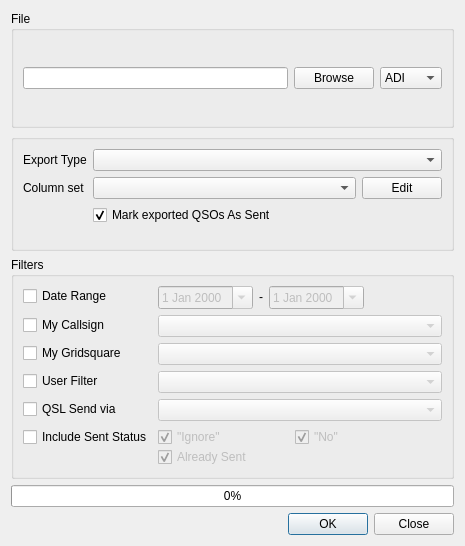
<?xml version="1.0" encoding="UTF-8"?>
<ui version="4.0">
 <class>ExportDialog</class>
 <widget class="QDialog" name="ExportDialog">
  <property name="geometry">
   <rect>
    <x>0</x>
    <y>0</y>
    <width>465</width>
    <height>546</height>
   </rect>
  </property>
  <property name="minimumSize">
   <size>
    <width>465</width>
    <height>0</height>
   </size>
  </property>
  <property name="windowTitle">
   <string>Export Selected QSOs</string>
  </property>
  <property name="modal">
   <bool>true</bool>
  </property>
  <layout class="QVBoxLayout" name="verticalLayout">
   <item>
    <widget class="QGroupBox" name="groupBox">
     <property name="title">
      <string>File</string>
     </property>
     <layout class="QGridLayout" name="gridLayout">
      <item row="0" column="0">
       <widget class="QLineEdit" name="fileEdit">
        <property name="focusPolicy">
         <enum>Qt::FocusPolicy::ClickFocus</enum>
        </property>
        <property name="readOnly">
         <bool>true</bool>
        </property>
       </widget>
      </item>
      <item row="0" column="1">
       <widget class="QPushButton" name="browseButton">
        <property name="text">
         <string>Browse</string>
        </property>
        <property name="icon">
         <iconset theme="folder-open">
          <normaloff>.</normaloff>.</iconset>
        </property>
       </widget>
      </item>
      <item row="0" column="2">
       <widget class="QComboBox" name="typeSelect">
        <property name="sizePolicy">
         <sizepolicy hsizetype="Maximum" vsizetype="Fixed">
          <horstretch>0</horstretch>
          <verstretch>0</verstretch>
         </sizepolicy>
        </property>
        <item>
         <property name="text">
          <string notr="true">ADI</string>
         </property>
        </item>
        <item>
         <property name="text">
          <string>ADX</string>
         </property>
        </item>
        <item>
         <property name="text">
          <string>CSV</string>
         </property>
        </item>
        <item>
         <property name="text">
          <string>JSON</string>
         </property>
        </item>
        <item>
         <property name="text">
          <string>POTA</string>
         </property>
        </item>
       </widget>
      </item>
     </layout>
    </widget>
   </item>
   <item>
    <widget class="QGroupBox" name="settingGroup">
     <property name="sizePolicy">
      <sizepolicy hsizetype="Expanding" vsizetype="Preferred">
       <horstretch>0</horstretch>
       <verstretch>0</verstretch>
      </sizepolicy>
     </property>
     <property name="title">
      <string/>
     </property>
     <layout class="QFormLayout" name="formLayout_2">
      <item row="0" column="0">
       <widget class="QLabel" name="label">
        <property name="text">
         <string>Export Type</string>
        </property>
       </widget>
      </item>
      <item row="0" column="1">
       <widget class="QComboBox" name="exportTypeCombo">
        <property name="sizePolicy">
         <sizepolicy hsizetype="Expanding" vsizetype="Fixed">
          <horstretch>0</horstretch>
          <verstretch>0</verstretch>
         </sizepolicy>
        </property>
       </widget>
      </item>
      <item row="1" column="0">
       <widget class="QLabel" name="exportedColumnsLabel">
        <property name="text">
         <string>Column set</string>
        </property>
       </widget>
      </item>
      <item row="1" column="1">
       <layout class="QHBoxLayout" name="horizontalLayout_4">
        <property name="spacing">
         <number>6</number>
        </property>
        <item>
         <widget class="QComboBox" name="exportedColumnsCombo">
          <property name="sizePolicy">
           <sizepolicy hsizetype="Expanding" vsizetype="Fixed">
            <horstretch>0</horstretch>
            <verstretch>0</verstretch>
           </sizepolicy>
          </property>
          <property name="toolTip">
           <string>Select one of the pre-defined sets of columns or define your own set of columns</string>
          </property>
         </widget>
        </item>
        <item>
         <widget class="QPushButton" name="exportedColumnsButton">
          <property name="sizePolicy">
           <sizepolicy hsizetype="Maximum" vsizetype="Fixed">
            <horstretch>0</horstretch>
            <verstretch>0</verstretch>
           </sizepolicy>
          </property>
          <property name="toolTip">
           <string>Edit current set of columns</string>
          </property>
          <property name="text">
           <string>Edit</string>
          </property>
         </widget>
        </item>
       </layout>
      </item>
      <item row="2" column="1">
       <widget class="QCheckBox" name="markAsSentCheckbox">
        <property name="text">
         <string>Mark exported QSOs As Sent</string>
        </property>
        <property name="checked">
         <bool>true</bool>
        </property>
       </widget>
      </item>
     </layout>
    </widget>
   </item>
   <item>
    <widget class="QGroupBox" name="filterGroup">
     <property name="enabled">
      <bool>true</bool>
     </property>
     <property name="toolTip">
      <string>Export only QSOs that match the active filters</string>
     </property>
     <property name="title">
      <string>Filters</string>
     </property>
     <layout class="QFormLayout" name="formLayout">
      <item row="0" column="0">
       <widget class="QCheckBox" name="dateRangeCheckBox">
        <property name="sizePolicy">
         <sizepolicy hsizetype="Minimum" vsizetype="Maximum">
          <horstretch>0</horstretch>
          <verstretch>0</verstretch>
         </sizepolicy>
        </property>
        <property name="toolTip">
         <string>Export only QSOs that match the selected date range</string>
        </property>
        <property name="text">
         <string>Date Range</string>
        </property>
       </widget>
      </item>
      <item row="0" column="1">
       <layout class="QHBoxLayout" name="horizontalLayout">
        <item>
         <widget class="QDateEdit" name="startDateEdit">
          <property name="enabled">
           <bool>false</bool>
          </property>
          <property name="sizePolicy">
           <sizepolicy hsizetype="Maximum" vsizetype="Maximum">
            <horstretch>0</horstretch>
            <verstretch>0</verstretch>
           </sizepolicy>
          </property>
          <property name="focusPolicy">
           <enum>Qt::FocusPolicy::ClickFocus</enum>
          </property>
          <property name="toolTip">
           <string>Export only QSOs that match the selected date range</string>
          </property>
          <property name="calendarPopup">
           <bool>true</bool>
          </property>
         </widget>
        </item>
        <item>
         <widget class="QLabel" name="endDateLabel">
          <property name="sizePolicy">
           <sizepolicy hsizetype="Preferred" vsizetype="Maximum">
            <horstretch>0</horstretch>
            <verstretch>0</verstretch>
           </sizepolicy>
          </property>
          <property name="text">
           <string notr="true">-</string>
          </property>
          <property name="alignment">
           <set>Qt::AlignmentFlag::AlignCenter</set>
          </property>
         </widget>
        </item>
        <item>
         <widget class="QDateEdit" name="endDateEdit">
          <property name="enabled">
           <bool>false</bool>
          </property>
          <property name="sizePolicy">
           <sizepolicy hsizetype="Maximum" vsizetype="Maximum">
            <horstretch>0</horstretch>
            <verstretch>0</verstretch>
           </sizepolicy>
          </property>
          <property name="focusPolicy">
           <enum>Qt::FocusPolicy::ClickFocus</enum>
          </property>
          <property name="toolTip">
           <string>Export only QSOs that match the selected date range</string>
          </property>
          <property name="calendarPopup">
           <bool>true</bool>
          </property>
         </widget>
        </item>
        <item>
         <spacer name="horizontalSpacer_2">
          <property name="orientation">
           <enum>Qt::Orientation::Horizontal</enum>
          </property>
          <property name="sizeHint" stdset="0">
           <size>
            <width>40</width>
            <height>20</height>
           </size>
          </property>
         </spacer>
        </item>
       </layout>
      </item>
      <item row="1" column="0">
       <widget class="QCheckBox" name="myCallsignCheckBox">
        <property name="toolTip">
         <string>Export only QSOs that match the selected My Callsign</string>
        </property>
        <property name="text">
         <string>My Callsign</string>
        </property>
       </widget>
      </item>
      <item row="1" column="1">
       <widget class="QComboBox" name="myCallsignComboBox">
        <property name="enabled">
         <bool>false</bool>
        </property>
        <property name="toolTip">
         <string>Export only QSOs that match the selected My Callsign</string>
        </property>
       </widget>
      </item>
      <item row="2" column="0">
       <widget class="QCheckBox" name="myGridCheckBox">
        <property name="toolTip">
         <string>Export only QSOs that match the selected My Gridsquare</string>
        </property>
        <property name="text">
         <string>My Gridsquare</string>
        </property>
       </widget>
      </item>
      <item row="2" column="1">
       <widget class="QComboBox" name="myGridComboBox">
        <property name="enabled">
         <bool>false</bool>
        </property>
        <property name="toolTip">
         <string>Export only QSOs that match the selected My Gridsquare</string>
        </property>
       </widget>
      </item>
      <item row="4" column="0">
       <widget class="QCheckBox" name="qslSendViaCheckbox">
        <property name="toolTip">
         <string>Export only QSOs that match the selected QSL Send Via value</string>
        </property>
        <property name="text">
         <string>QSL Send via</string>
        </property>
       </widget>
      </item>
      <item row="4" column="1">
       <widget class="QComboBox" name="qslSendViaComboBox">
        <property name="enabled">
         <bool>false</bool>
        </property>
        <property name="toolTip">
         <string>Export only QSOs that match the selected QSL Send Via value</string>
        </property>
       </widget>
      </item>
      <item row="5" column="0">
       <widget class="QCheckBox" name="addlSentStatusCheckbox">
        <property name="toolTip">
         <string>Include unusual QSO Sent statuses</string>
        </property>
        <property name="text">
         <string>Include Sent Status</string>
        </property>
       </widget>
      </item>
      <item row="5" column="1">
       <layout class="QHBoxLayout" name="sentStatusLayout">
        <item>
         <layout class="QVBoxLayout" name="verticalLayout_2">
          <property name="spacing">
           <number>0</number>
          </property>
          <property name="topMargin">
           <number>0</number>
          </property>
          <property name="rightMargin">
           <number>0</number>
          </property>
          <item>
           <layout class="QHBoxLayout" name="horizontalLayout_2">
            <property name="rightMargin">
             <number>10</number>
            </property>
            <item>
             <widget class="QCheckBox" name="addlSentStatusICheckBox">
              <property name="enabled">
               <bool>false</bool>
              </property>
              <property name="sizePolicy">
               <sizepolicy hsizetype="Expanding" vsizetype="Fixed">
                <horstretch>0</horstretch>
                <verstretch>0</verstretch>
               </sizepolicy>
              </property>
              <property name="toolTip">
               <string>Under normal circumstances this status means &lt;b&gt;&quot;Ignore/Invalid&quot;&lt;/b&gt;.&lt;br/&gt;However, it may sometimes be wanted to ignore this setting when sending a QSL.</string>
              </property>
              <property name="text">
               <string>&quot;Ignore&quot;</string>
              </property>
              <property name="checked">
               <bool>true</bool>
              </property>
             </widget>
            </item>
            <item>
             <widget class="QCheckBox" name="addlSentStatusNCheckBox">
              <property name="enabled">
               <bool>false</bool>
              </property>
              <property name="sizePolicy">
               <sizepolicy hsizetype="Expanding" vsizetype="Fixed">
                <horstretch>0</horstretch>
                <verstretch>0</verstretch>
               </sizepolicy>
              </property>
              <property name="toolTip">
               <string>Under normal circumstances this status means &lt;b&gt;&quot;do not send&quot;&lt;/b&gt;.&lt;br/&gt;However, it may sometimes be wanted to ignore this setting when sending a QSL.</string>
              </property>
              <property name="text">
               <string>&quot;No&quot;</string>
              </property>
              <property name="checked">
               <bool>true</bool>
              </property>
             </widget>
            </item>
           </layout>
          </item>
          <item>
           <layout class="QHBoxLayout" name="horizontalLayout_3">
            <property name="topMargin">
             <number>0</number>
            </property>
            <property name="rightMargin">
             <number>0</number>
            </property>
            <item>
             <widget class="QCheckBox" name="addlSentStatusAlreadySentCheckBox">
              <property name="enabled">
               <bool>false</bool>
              </property>
              <property name="sizePolicy">
               <sizepolicy hsizetype="Expanding" vsizetype="Fixed">
                <horstretch>0</horstretch>
                <verstretch>0</verstretch>
               </sizepolicy>
              </property>
              <property name="toolTip">
               <string>Resend already sent QSOs</string>
              </property>
              <property name="text">
               <string>Already Sent</string>
              </property>
              <property name="checked">
               <bool>true</bool>
              </property>
             </widget>
            </item>
           </layout>
          </item>
         </layout>
        </item>
       </layout>
      </item>
      <item row="3" column="0">
       <widget class="QCheckBox" name="userFilterCheckBox">
        <property name="text">
         <string>User Filter</string>
        </property>
       </widget>
      </item>
      <item row="3" column="1">
       <widget class="QComboBox" name="userFilterComboBox">
        <property name="enabled">
         <bool>false</bool>
        </property>
        <property name="toolTip">
         <string>Export QSOs that match the selected user QSO Filter</string>
        </property>
       </widget>
      </item>
     </layout>
    </widget>
   </item>
   <item>
    <widget class="QProgressBar" name="progressBar">
     <property name="value">
      <number>0</number>
     </property>
    </widget>
   </item>
   <item>
    <widget class="QDialogButtonBox" name="buttonBox">
     <property name="orientation">
      <enum>Qt::Orientation::Horizontal</enum>
     </property>
     <property name="standardButtons">
      <set>QDialogButtonBox::StandardButton::Close|QDialogButtonBox::StandardButton::Ok</set>
     </property>
    </widget>
   </item>
  </layout>
 </widget>
 <tabstops>
  <tabstop>browseButton</tabstop>
  <tabstop>typeSelect</tabstop>
  <tabstop>exportTypeCombo</tabstop>
  <tabstop>exportedColumnsCombo</tabstop>
  <tabstop>exportedColumnsButton</tabstop>
  <tabstop>markAsSentCheckbox</tabstop>
  <tabstop>dateRangeCheckBox</tabstop>
  <tabstop>myCallsignCheckBox</tabstop>
  <tabstop>myCallsignComboBox</tabstop>
  <tabstop>myGridCheckBox</tabstop>
  <tabstop>myGridComboBox</tabstop>
  <tabstop>userFilterCheckBox</tabstop>
  <tabstop>userFilterComboBox</tabstop>
  <tabstop>qslSendViaCheckbox</tabstop>
  <tabstop>qslSendViaComboBox</tabstop>
  <tabstop>addlSentStatusCheckbox</tabstop>
  <tabstop>addlSentStatusICheckBox</tabstop>
  <tabstop>addlSentStatusNCheckBox</tabstop>
  <tabstop>addlSentStatusAlreadySentCheckBox</tabstop>
 </tabstops>
 <resources/>
 <connections>
  <connection>
   <sender>buttonBox</sender>
   <signal>accepted()</signal>
   <receiver>ExportDialog</receiver>
   <slot>runExport()</slot>
   <hints>
    <hint type="sourcelabel">
     <x>266</x>
     <y>536</y>
    </hint>
    <hint type="destinationlabel">
     <x>157</x>
     <y>274</y>
    </hint>
   </hints>
  </connection>
  <connection>
   <sender>buttonBox</sender>
   <signal>rejected()</signal>
   <receiver>ExportDialog</receiver>
   <slot>reject()</slot>
   <hints>
    <hint type="sourcelabel">
     <x>334</x>
     <y>536</y>
    </hint>
    <hint type="destinationlabel">
     <x>286</x>
     <y>274</y>
    </hint>
   </hints>
  </connection>
  <connection>
   <sender>browseButton</sender>
   <signal>clicked()</signal>
   <receiver>ExportDialog</receiver>
   <slot>browse()</slot>
   <hints>
    <hint type="sourcelabel">
     <x>368</x>
     <y>67</y>
    </hint>
    <hint type="destinationlabel">
     <x>157</x>
     <y>91</y>
    </hint>
   </hints>
  </connection>
  <connection>
   <sender>dateRangeCheckBox</sender>
   <signal>stateChanged(int)</signal>
   <receiver>ExportDialog</receiver>
   <slot>toggleDateRange()</slot>
   <hints>
    <hint type="sourcelabel">
     <x>124</x>
     <y>258</y>
    </hint>
    <hint type="destinationlabel">
     <x>157</x>
     <y>91</y>
    </hint>
   </hints>
  </connection>
  <connection>
   <sender>myCallsignCheckBox</sender>
   <signal>stateChanged(int)</signal>
   <receiver>ExportDialog</receiver>
   <slot>toggleMyCallsign()</slot>
   <hints>
    <hint type="sourcelabel">
     <x>93</x>
     <y>292</y>
    </hint>
    <hint type="destinationlabel">
     <x>232</x>
     <y>142</y>
    </hint>
   </hints>
  </connection>
  <connection>
   <sender>myGridCheckBox</sender>
   <signal>stateChanged(int)</signal>
   <receiver>ExportDialog</receiver>
   <slot>toggleMyGridsquare()</slot>
   <hints>
    <hint type="sourcelabel">
     <x>103</x>
     <y>323</y>
    </hint>
    <hint type="destinationlabel">
     <x>232</x>
     <y>142</y>
    </hint>
   </hints>
  </connection>
  <connection>
   <sender>myCallsignComboBox</sender>
   <signal>currentTextChanged(QString)</signal>
   <receiver>ExportDialog</receiver>
   <slot>myCallsignChanged(QString)</slot>
   <hints>
    <hint type="sourcelabel">
     <x>443</x>
     <y>302</y>
    </hint>
    <hint type="destinationlabel">
     <x>232</x>
     <y>142</y>
    </hint>
   </hints>
  </connection>
  <connection>
   <sender>exportedColumnsButton</sender>
   <signal>clicked()</signal>
   <receiver>ExportDialog</receiver>
   <slot>showColumnsSetting()</slot>
   <hints>
    <hint type="sourcelabel">
     <x>442</x>
     <y>159</y>
    </hint>
    <hint type="destinationlabel">
     <x>232</x>
     <y>179</y>
    </hint>
   </hints>
  </connection>
  <connection>
   <sender>qslSendViaCheckbox</sender>
   <signal>stateChanged(int)</signal>
   <receiver>ExportDialog</receiver>
   <slot>toggleQslSendVia()</slot>
   <hints>
    <hint type="sourcelabel">
     <x>119</x>
     <y>396</y>
    </hint>
    <hint type="destinationlabel">
     <x>232</x>
     <y>212</y>
    </hint>
   </hints>
  </connection>
  <connection>
   <sender>exportTypeCombo</sender>
   <signal>currentIndexChanged(int)</signal>
   <receiver>ExportDialog</receiver>
   <slot>exportTypeChanged(int)</slot>
   <hints>
    <hint type="sourcelabel">
     <x>443</x>
     <y>126</y>
    </hint>
    <hint type="destinationlabel">
     <x>232</x>
     <y>212</y>
    </hint>
   </hints>
  </connection>
  <connection>
   <sender>exportedColumnsCombo</sender>
   <signal>currentIndexChanged(int)</signal>
   <receiver>ExportDialog</receiver>
   <slot>exportedColumnsComboChanged(int)</slot>
   <hints>
    <hint type="sourcelabel">
     <x>356</x>
     <y>159</y>
    </hint>
    <hint type="destinationlabel">
     <x>232</x>
     <y>229</y>
    </hint>
   </hints>
  </connection>
  <connection>
   <sender>addlSentStatusCheckbox</sender>
   <signal>stateChanged(int)</signal>
   <receiver>ExportDialog</receiver>
   <slot>toggleSentStatus()</slot>
   <hints>
    <hint type="sourcelabel">
     <x>174</x>
     <y>428</y>
    </hint>
    <hint type="destinationlabel">
     <x>237</x>
     <y>220</y>
    </hint>
   </hints>
  </connection>
  <connection>
   <sender>userFilterCheckBox</sender>
   <signal>stateChanged(int)</signal>
   <receiver>ExportDialog</receiver>
   <slot>toggleUserFilter()</slot>
   <hints>
    <hint type="sourcelabel">
     <x>70</x>
     <y>352</y>
    </hint>
    <hint type="destinationlabel">
     <x>232</x>
     <y>272</y>
    </hint>
   </hints>
  </connection>
  <connection>
   <sender>typeSelect</sender>
   <signal>currentTextChanged(QString)</signal>
   <receiver>ExportDialog</receiver>
   <slot>exportFormatChanged(QString)</slot>
   <hints>
    <hint type="sourcelabel">
     <x>397</x>
     <y>46</y>
    </hint>
    <hint type="destinationlabel">
     <x>232</x>
     <y>290</y>
    </hint>
   </hints>
  </connection>
 </connections>
 <slots>
  <slot>toggleDateRange()</slot>
  <slot>browse()</slot>
  <slot>runExport()</slot>
  <slot>toggleMyCallsign()</slot>
  <slot>toggleMyGridsquare()</slot>
  <slot>myCallsignChanged(QString)</slot>
  <slot>exportFormatChanged(QString)</slot>
  <slot>showColumnsSetting()</slot>
  <slot>toggleQslSendVia()</slot>
  <slot>exportTypeChanged(int)</slot>
  <slot>exportedColumnsComboChanged(int)</slot>
  <slot>toggleSentStatus()</slot>
  <slot>toggleUserFilter()</slot>
 </slots>
</ui>
